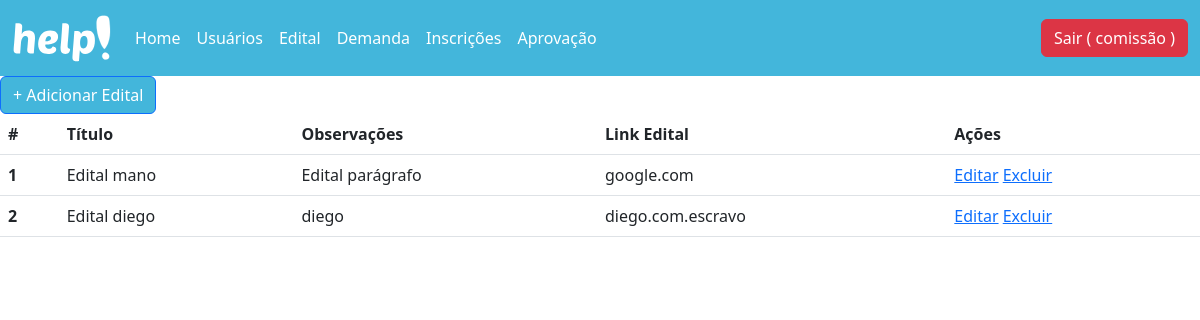
The page /edital/recovery (signed in) on the database its author committed.
### database/models.py (models this page shows, shortened)
class Usuario(db.Model, UserMixin):
  __tablename__= "usuario"
  id = db.Column(db.Integer, primary_key = True)
  nome = db.Column(db.String(100))
  email = db.Column(db.String(100))
  matricula = db.Column(db.String(100))
  senha = db.Column(db.String(100))
  admin = db.Column(db.Boolean)
  professor = db.Column(db.Boolean)

class Edital(db.Model):
  __tablename__= "edital"
  id = db.Column(db.Integer, primary_key = True)
  titulo = db.Column(db.String(100))
  paragrafo = db.Column(db.String(100))
  link = db.Column(db.String(100))

### controllers/edital.py (the view)
@bp_edital.route('/recovery')
@login_required
def recovery():
  if not current_user.admin:
    flash("Acesso não permitido")
    return redirect('/login')
  edital = Edital.query.all()
  return render_template('edital_recovery.html', edital = edital)

### controllers/usuario.py (called while the page is built)
@lm.user_loader
def load_user(id):
  usuario = Usuario.query.filter_by(id=id).first()
  return usuario

### templates/edital_recovery.html
{% extends 'header.html' %}
{% block container %}
<a href="/edital/create" class="btn btn-primary" style="background-color: #43B6DB !important">+ Adicionar Edital</a>
  <table class="table">
    <thead>
      <tr>
        <th scope="col">#</th>
        <th scope="col">Título</th>
        <th scope="col">Observações</th>
        <th scope="col">Link Edital</th>
        {% if current_user.admin %}
        <th scope="col">Ações</th>
        {% endif %}
      </tr>
    </thead>
    <tbody>
      {% for e in edital %}
        <tr>
          <th scope="row">{{e.id}}</th>
          <td>{{e.titulo}}</td>
          <td>{{e.paragrafo}}</td>
          <td>{{e.link}}</td>
        {% if current_user.admin %}
          <td>
            <a href="/edital/update/{{e.id}}">Editar</a>
				    <a href="/edital/delete/{{e.id}}">Excluir</a>
          </td>
        {% endif %}
        </tr>
	    {% endfor %}
    </tbody>
  </table>
{% endblock %}

### templates/header.html (shortened to what this page needs)
<!DOCTYPE html>
<html lang="pt-br">
<head>
  <link href="https://cdn.jsdelivr.net/npm/bootstrap@5.3.0-alpha1/dist/css/bootstrap.min.css" rel="stylesheet">
  <link rel="stylesheet" href="/static/header.css">
</head>
<body>
<nav class="navbar navbar-expand-lg bg-body-tertiary" style="background-color: #43B6DB !important;">
  <div class="container-fluid">
    <a class="navbar-brand" href="/usuarios/dashboard"><img src="/static/assets/help.svg" alt="..." height="50vh"></a>
    <div class="collapse navbar-collapse" id="navbarSupportedContent">
      <ul class="navbar-nav me-auto mb-2 mb-lg-0">
        <li class="nav-item">
          <a class="nav-link active" aria-current="page" href="/usuarios/dashboard">Home</a>
        </li>
        {% if current_user.admin %}
        <li class="nav-item">
          <a class="nav-link" href="/usuarios/recovery">Usuários</a>
        </li>
        {% endif %}
        {% if current_user.admin %}
        <li class="nav-item">
          <a class="nav-link" href="/edital/recovery">Edital</a>
        </li>
        {% endif %}
        {% if current_user.professor %}
        <li class="nav-item">
          <a class="nav-link" href="/demanda/recovery">Demanda</a>
        </li>
        {% endif %}
        {% if current_user.professor %}
        <li class="nav-item">
          <a class="nav-link" href="/inscricao/recovery">Inscrições</a>
        </li>
        {% endif %}
        {% if current_user.professor %}
        <li class="nav-item">
          <a class="nav-link" href="/aprovacao/recovery">Aprovação</a>
        </li>
        {% endif %}
      </ul>
      <form class="d-flex" role="search">
        <a href="{{url_for('usuarios.logoff')}}" class="btn btn-danger" id="button-sair">Sair ( {{current_user.nome}} )</a>
      </form>
    </div>
  </div>
</nav>
  {% block container %}
  {% endblock %}
</body>
</html>

### static/header.css (style rules this page uses)
.nav-link { color: white !important; transition: 0.5s ease-in-out; }

### rows shown on the page
Usuario: nome "comissão"
Edital: id "1", titulo "Edital mano", paragrafo "Edital parágrafo", link "google.com"
Edital: id "2", titulo "Edital diego", paragrafo "diego", link "diego.com.escravo"
